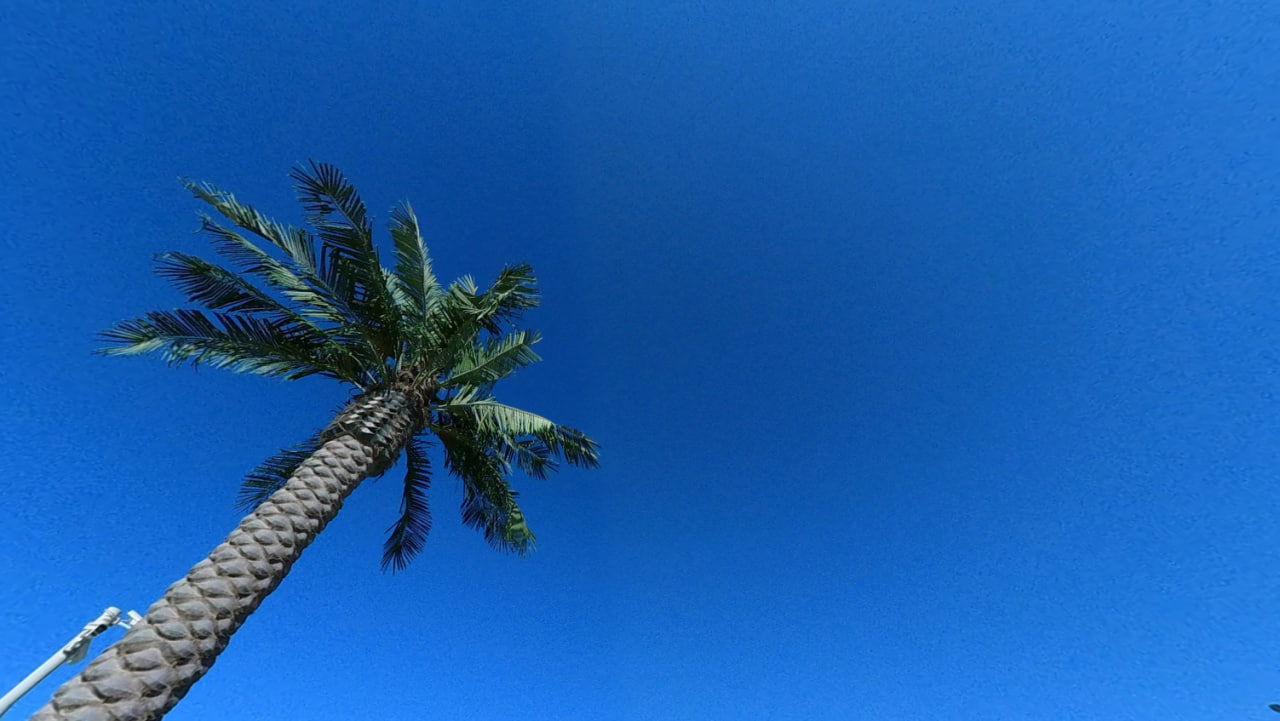
#> input picture MEDIA/caspie/photo_2026-03-01_12-37-55.jpg, 1280 x 721 px, found by its file name; its folder holds 4 pictures in this run
$ python stitch_pano.py
#> lines starting #> are read from the running program, lines starting #| are printed output that depends on the picture
import os
from PIL import Image

dir_path = r'd:\Mangystau Future Geopark\MEDIA\caspie'
files = sorted([f for f in os.listdir(dir_path) if f.endswith('.jpg')])

images = [Image.open(os.path.join(dir_path, f)) for f in files]
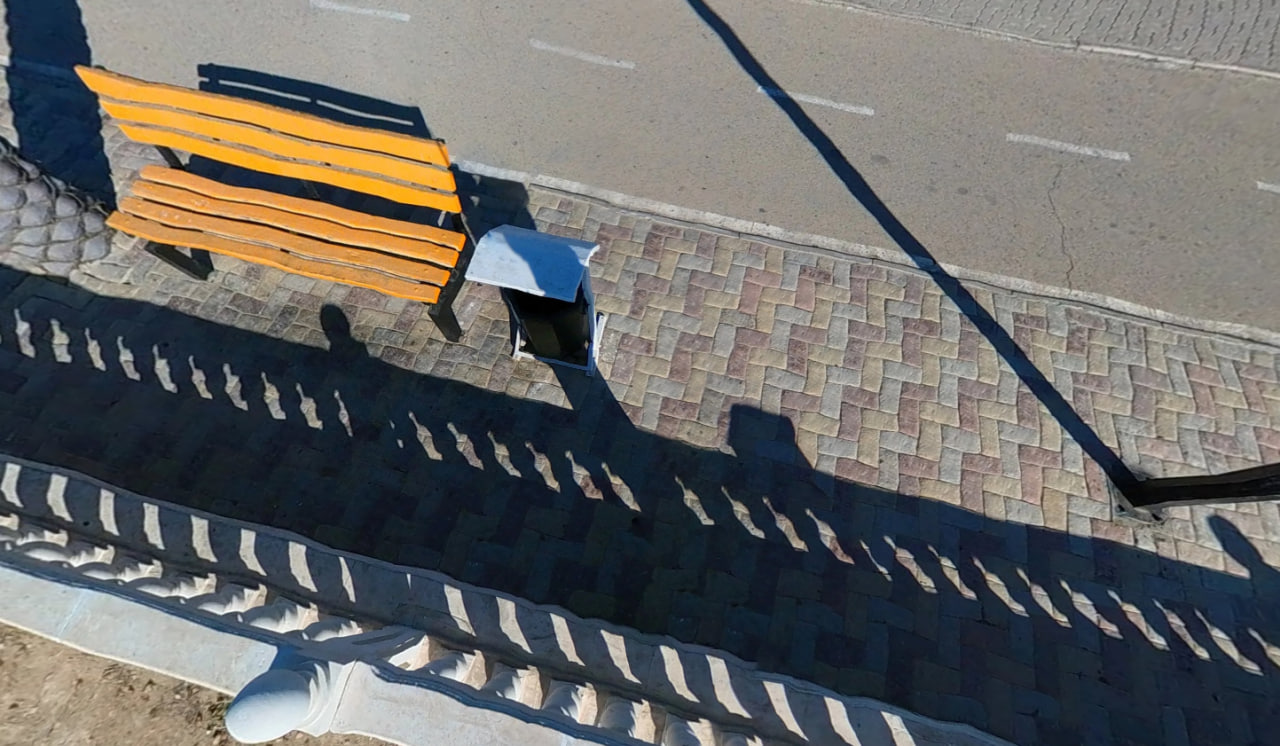
#> input picture MEDIA/caspie/photo_2026-03-01_12-38-18.jpg, 1280 x 746 px, found by its file name
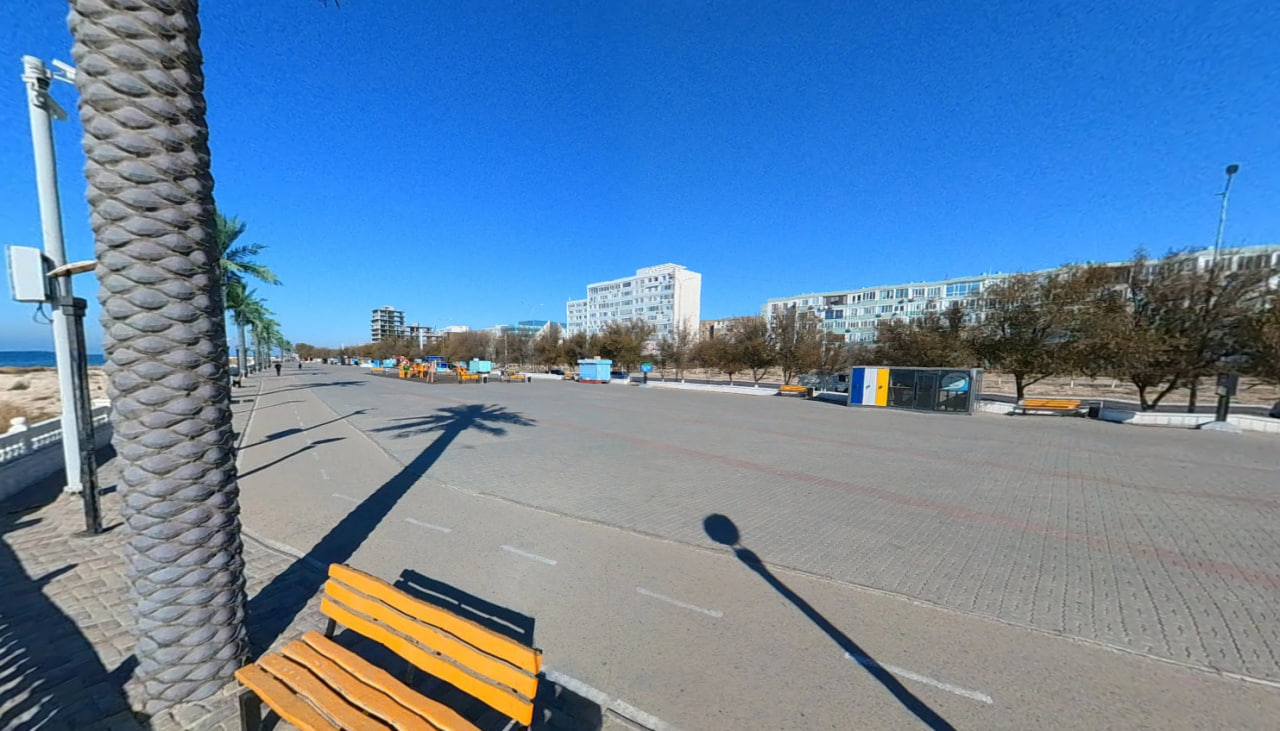
#> input picture MEDIA/caspie/photo_2026-03-01_12-38-21.jpg, 1280 x 731 px, found by its file name
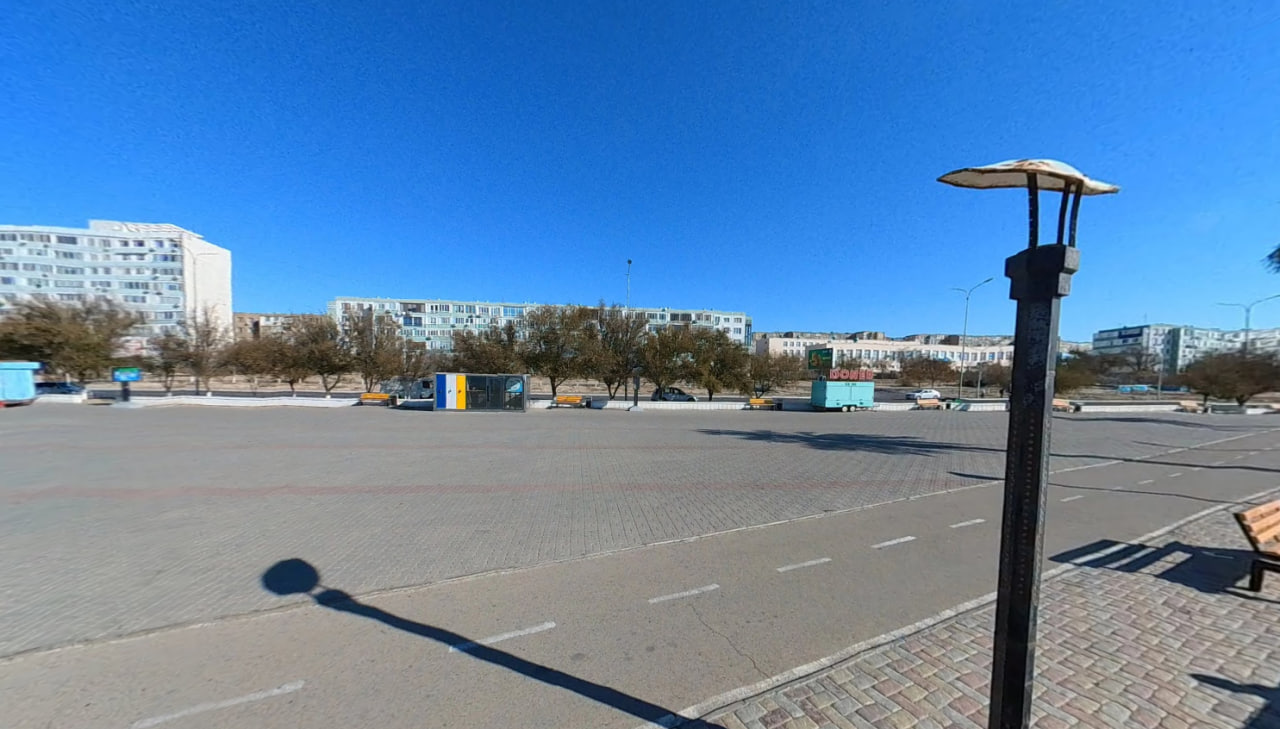
#> input picture MEDIA/caspie/photo_2026-03-01_12-38-26.jpg, 1280 x 729 px, found by its file name
widths, heights = zip(*(i.size for i in images))
#> widths = (1280, 1280, 1280, 1280); heights = (721, 746, 731, 729)

total_width = sum(widths)
#> total_width = 5120
max_height = max(heights)
#> max_height = 746

new_im = Image.new('RGB', (total_width, max_height))
#> new_im: PIL image 5120x746 RGB; every value is 0

x_offset = 0
for im in images:
  new_im.paste(im, (x_offset, 0))
  x_offset += im.size[0]
#> this loop made 4 passes
#> x_offset on passes 1 to 4: 1280, 2560, 3840, 5120
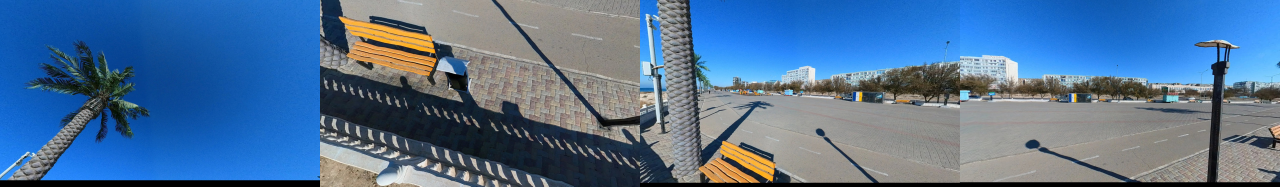
#> new_im: PIL image 5120x746 RGB (shown at 1/4 size); mean R, G, B 81.5, 114.4, 150.3
#> after the loop, x_offset = 5120

# Save to public directory
out_path = r'd:\Mangystau Future Geopark\public\tours\caspian_custom_pano.jpg'
new_im.save(out_path)
print('Saved to', out_path)
